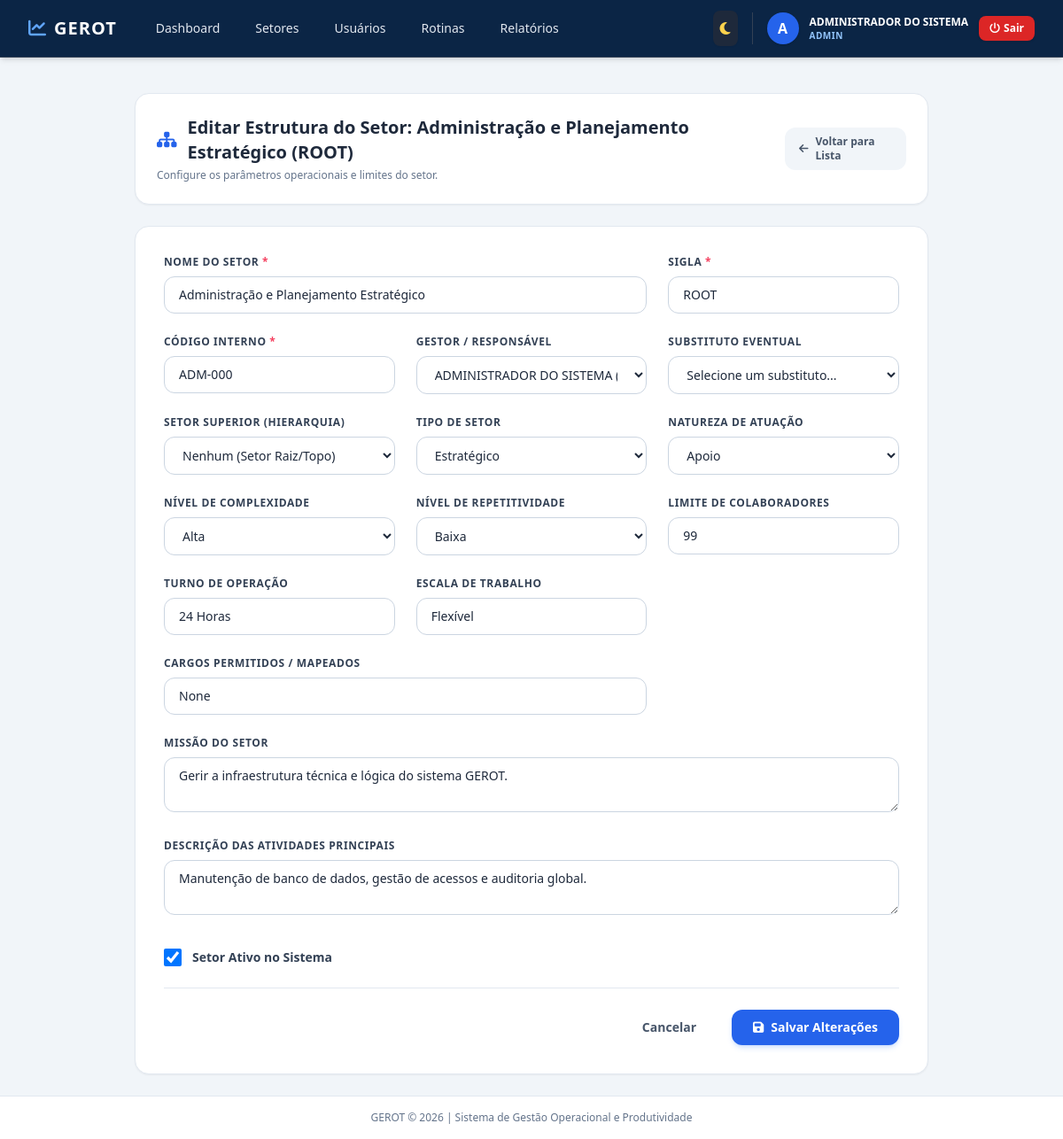
/admin/setor/editar/1 (signed in), run on an earlier commit of the app's database.
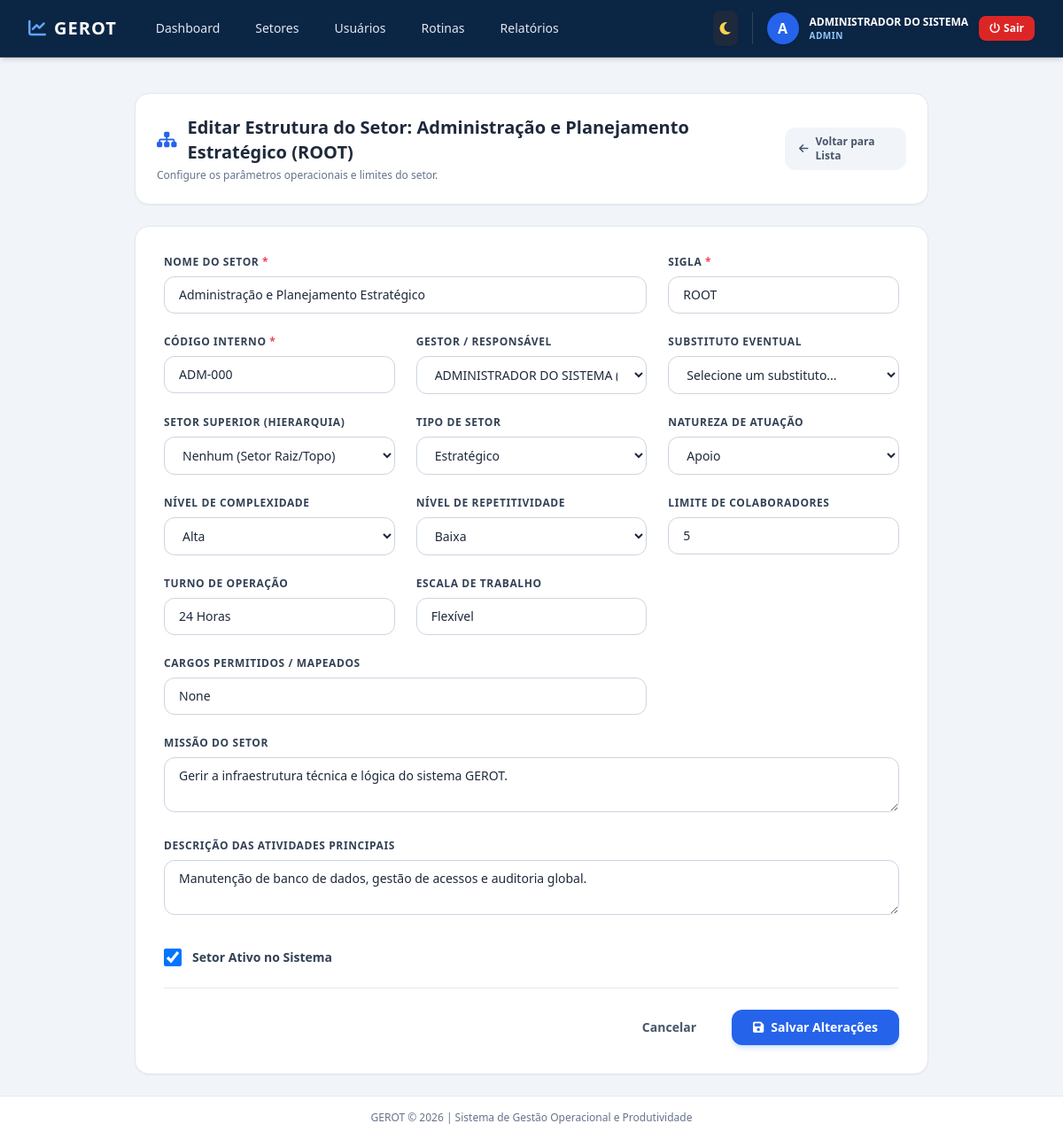
And on a later commit of the database.
### app/models/setor.py (models this page shows, shortened)
class Setor(db.Model):
    __tablename__ = 'setores'
    id = db.Column(db.Integer, primary_key=True)
    nome = db.Column(db.String(100), unique=True, nullable=False, index=True)
    sigla = db.Column(db.String(20), unique=True, nullable=False)
    codigo_interno = db.Column(db.String(50), unique=True, nullable=False)
    data_criacao_sistema = db.Column(db.DateTime, default=datetime.utcnow)
    ativo = db.Column(db.Boolean, default=True)
    hierarquia_pai_id = db.Column(db.Integer, db.ForeignKey('setores.id'), nullable=True)
    responsavel_id = db.Column(db.Integer, db.ForeignKey('usuarios.id', use_alter=True, name='fk_setor_responsavel'), nullable=True)
    substituto_id = db.Column(db.Integer, db.ForeignKey('usuarios.id', use_alter=True, name='fk_setor_substituto'), nullable=True)
    tipo_setor = db.Column(db.String(30))
    natureza_atuacao = db.Column(db.String(30))
    missao_setor = db.Column(db.Text, nullable=True)
    descricao_atividades = db.Column(db.Text, nullable=True)
    nivel_complexidade = db.Column(db.String(20), default='Média')
    nivel_repetitividade = db.Column(db.String(20), default='Média')
    limite_max_colaboradores = db.Column(db.Integer, default=0)
    cargos_permitidos = db.Column(db.Text)
    turno_operacao = db.Column(db.String(50))
    escala_trabalho = db.Column(db.String(50))
    sub_setores = db.relationship(
        'Setor',
        backref=db.backref('pai', remote_side=[id]),
        lazy='dynamic'
    )
    usuarios = db.relationship(
        'Usuario',
        backref='setor_pertencente',
        lazy='dynamic',
        foreign_keys='Usuario.setor_id',
        cascade='all, delete-orphan'
    )
    atividades = db.relationship('AtividadePadrao', backref='setor_dono', lazy='dynamic', cascade='all, delete-orphan')
    lancamentos = db.relationship('Lancamento', backref='setor_snapshot', lazy='dynamic', cascade='all, delete-orphan')

### app/models/usuario.py (models this page shows, shortened)
class Usuario(UserMixin, db.Model):
    __tablename__ = 'usuarios'
    id = db.Column(db.Integer, primary_key=True)
    username = db.Column(db.String(64), unique=True, nullable=False, index=True)
    email = db.Column(db.String(120), unique=True, nullable=False, index=True)
    password_hash = db.Column(db.String(256))
    role = db.Column(db.String(20), default='operador', nullable=False)
    ativo = db.Column(db.Boolean, default=False)
    nome_completo = db.Column(db.String(150), nullable=False)
    cpf = db.Column(db.String(14), unique=True, nullable=False)
    rg_numero = db.Column(db.String(20))
    rg_orgao_emissor = db.Column(db.String(20))
    rg_uf = db.Column(db.String(2))
    data_nascimento = db.Column(db.Date)
    sexo = db.Column(db.String(20))
    estado_civil = db.Column(db.String(20))
    telefone_principal = db.Column(db.String(20))
    logradouro = db.Column(db.String(150))
    numero_endereco = db.Column(db.String(20))
    bairro = db.Column(db.String(100))
    cidade = db.Column(db.String(100))
    uf_endereco = db.Column(db.String(2))
    cep = db.Column(db.String(10))
    matricula = db.Column(db.String(50), unique=True, nullable=True)
    cargo = db.Column(db.String(100))
    funcao = db.Column(db.String(100))
    setor_id = db.Column(db.Integer, db.ForeignKey('setores.id'), nullable=False)
    setores_secundarios = db.relationship(
        'Setor',
        secondary=usuario_setores_secundarios,
        backref=db.backref('coordenadores_secundarios', lazy='dynamic')
    )
    tipo_vinculo = db.Column(db.String(50))
    data_admissao = db.Column(db.Date)
    data_cadastro = db.Column(db.DateTime, default=datetime.utcnow)
    ultimo_login = db.Column(db.DateTime)
    status_cadastro = db.Column(db.String(20), default='incompleto')
    cadastrado_por_id = db.Column(db.Integer, db.ForeignKey('usuarios.id'), nullable=True)
    cadastrador = db.relationship('Usuario', remote_side=[id], backref='usuarios_cadastrados')
    lancamentos = db.relationship('Lancamento', backref='autor', lazy='dynamic', foreign_keys='Lancamento.usuario_id')
    correcoes_aprovadas = db.relationship('Lancamento', backref='aprovador', lazy='dynamic', foreign_keys='Lancamento.correcao_aprovada_por')
    @property
    def is_admin(self):
        return self.role == 'admin'

### app/views/admin.py (the view, shortened to what this page needs)
@admin_bp.route('/setor/editar/<int:id>', methods=['GET', 'POST'])
def editar_setor(id):
    setor = Setor.query.get_or_404(id)
    setores_pai = Setor.query.filter(Setor.id != id).order_by(Setor.nome).all()
    possiveis_gestores = Usuario.query.filter(Usuario.role.in_(['admin', 'coordenador', 'gestor'])).all()
    return render_template('admin/form_setor.html', setor=setor, setores_pai=setores_pai, usuarios=possiveis_gestores)

### app/__init__.py (called while the page is built)
@login_manager.user_loader
def load_user(user_id):
    from app.models.usuario import Usuario
    return Usuario.query.get(int(user_id))

### app/views/admin.py (called while the page is built)
def admin_required(f):
    from functools import wraps
    @wraps(f)
    def decorated_function(*args, **kwargs):
        if not current_user.is_authenticated or not (current_user.is_admin or current_user.is_gestor):
            flash('Acesso negado. Área exclusiva para a Administração e Gestão Geral.', 'danger')
            return redirect(url_for('auth.login'))
        return f(*args, **kwargs)
    return decorated_function

@admin_bp.before_request
@login_required
@admin_required
def before_request():
    pass

### app/templates/admin/form_setor.html (shortened to what the changed rows need)
{% extends "base.html" %}
{% block content %}
<div class="max-w-4xl mx-auto space-y-6">
    <div class="flex items-center justify-between bg-white p-6 rounded-2xl shadow-sm border border-slate-200">
        <div>
            <h1 class="text-xl font-bold text-slate-800 flex items-center gap-3">
                <i class="fa-solid fa-sitemap text-blue-600"></i>
                {% if setor %}
                    Editar Estrutura do Setor: {{ setor.nome }} ({{ setor.sigla }})
                {% else %}
                    Cadastrar Novo Setor Organizacional
                {% endif %}
            </h1>
            <p class="text-xs text-slate-500 mt-1">Configure os parâmetros operacionais e limites do setor.</p>
        </div>
    </div>
    <div class="bg-white p-8 rounded-2xl shadow-sm border border-slate-200">
        {% if setor %}
            <form action="{{ url_for('admin.editar_setor', id=setor.id) }}" method="POST" class="space-y-6">
        {% else %}
            <form action="{{ url_for('admin.novo_setor') }}" method="POST" class="space-y-6">
        {% endif %}
            <div class="grid grid-cols-1 md:grid-cols-3 gap-6">
                <div class="md:col-span-2">
                    <label for="nome" class="block text-xs font-bold text-slate-700 uppercase tracking-wider mb-2">
                        Nome do Setor <span class="text-rose-500">*</span>
                    </label>
                    <input type="text" id="nome" name="nome" value="{{ setor.nome if setor else '' }}" required placeholder="Ex: Logística e Distribuição" class="w-full px-4 py-2.5 rounded-xl border border-slate-300 focus:ring-2 focus:ring-blue-500 focus:border-blue-500 text-sm outline-none transition">
                </div>
                <div>
                    <label for="sigla" class="block text-xs font-bold text-slate-700 uppercase tracking-wider mb-2">
                        Sigla <span class="text-rose-500">*</span>
                    </label>
                    <input type="text" id="sigla" name="sigla" value="{{ setor.sigla if setor else '' }}" required placeholder="Ex: LOG" class="w-full px-4 py-2.5 rounded-xl border border-slate-300 focus:ring-2 focus:ring-blue-500 focus:border-blue-500 text-sm uppercase outline-none transition">
                </div>
                <div>
                    <label for="codigo_interno" class="block text-xs font-bold text-slate-700 uppercase tracking-wider mb-2">
                        Código Interno <span class="text-rose-500">*</span>
                    </label>
                    <input type="text" id="codigo_interno" name="codigo_interno" value="{{ setor.codigo_interno if setor else '' }}" required placeholder="Ex: SET-LOG" class="w-full px-4 py-2.5 rounded-xl border border-slate-300 focus:ring-2 focus:ring-blue-500 focus:border-blue-500 text-sm uppercase outline-none transition">
                </div>
                <div>
                    <label for="responsavel_id" class="block text-xs font-bold text-slate-700 uppercase tracking-wider mb-2">
                        Gestor / Responsável
                    </label>
                    <select id="responsavel_id" name="responsavel_id" class="w-full px-4 py-2.5 rounded-xl border border-slate-300 focus:ring-2 focus:ring-blue-500 focus:border-blue-500 text-sm outline-none transition bg-white">
                        {% for usr in usuarios %}
                            <option value="{{ usr.id }}" {% if setor and setor.responsavel_id == usr.id %}selected{% endif %}>
                                {{ usr.nome_completo }} ({{ usr.cargo or usr.role }})
                            </option>
                        {% endfor %}
                    </select>
                </div>
                <div>
                    <label for="tipo_setor" class="block text-xs font-bold text-slate-700 uppercase tracking-wider mb-2">
                        Tipo de Setor
                    </label>
                    <select id="tipo_setor" name="tipo_setor" class="w-full px-4 py-2.5 rounded-xl border border-slate-300 focus:ring-2 focus:ring-blue-500 focus:border-blue-500 text-sm outline-none transition bg-white">
                        <option value="Estratégico" {% if setor and setor.tipo_setor == 'Estratégico' %}selected{% endif %}>Estratégico</option>
                    </select>
                </div>
                <div>
                    <label for="natureza_atuacao" class="block text-xs font-bold text-slate-700 uppercase tracking-wider mb-2">
                        Natureza de Atuação
                    </label>
                    <select id="natureza_atuacao" name="natureza_atuacao" class="w-full px-4 py-2.5 rounded-xl border border-slate-300 focus:ring-2 focus:ring-blue-500 focus:border-blue-500 text-sm outline-none transition bg-white">
                        <option value="Apoio" {% if setor and setor.natureza_atuacao == 'Apoio' %}selected{% endif %}>Apoio</option>
                    </select>
                </div>
                <div>
                    <label for="nivel_complexidade" class="block text-xs font-bold text-slate-700 uppercase tracking-wider mb-2">
                        Nível de Complexidade
                    </label>
                    <select id="nivel_complexidade" name="nivel_complexidade" class="w-full px-4 py-2.5 rounded-xl border border-slate-300 focus:ring-2 focus:ring-blue-500 focus:border-blue-500 text-sm outline-none transition bg-white">
                        <option value="Alta" {% if setor and setor.nivel_complexidade == 'Alta' %}selected{% endif %}>Alta</option>
                    </select>
                </div>
                <div>
                    <label for="nivel_repetitividade" class="block text-xs font-bold text-slate-700 uppercase tracking-wider mb-2">
                        Nível de Repetitividade
                    </label>
                    <select id="nivel_repetitividade" name="nivel_repetitividade" class="w-full px-4 py-2.5 rounded-xl border border-slate-300 focus:ring-2 focus:ring-blue-500 focus:border-blue-500 text-sm outline-none transition bg-white">
                        <option value="Baixa" {% if setor and setor.nivel_repetitividade == 'Baixa' %}selected{% endif %}>Baixa</option>
                    </select>
                </div>
                <div>
                    <label for="limite_max_colaboradores" class="block text-xs font-bold text-slate-700 uppercase tracking-wider mb-2">
                        Limite de Colaboradores
                    </label>
                    <input type="number" id="limite_max_colaboradores" name="limite_max_colaboradores" value="{{ setor.limite_max_colaboradores if setor else 0 }}" min="0" class="w-full px-4 py-2.5 rounded-xl border border-slate-300 focus:ring-2 focus:ring-blue-500 focus:border-blue-500 text-sm outline-none transition">
                </div>
                <div>
                    <label for="turno_operacao" class="block text-xs font-bold text-slate-700 uppercase tracking-wider mb-2">
                        Turno de Operação
                    </label>
                    <input type="text" id="turno_operacao" name="turno_operacao" value="{{ setor.turno_operacao if setor else 'Comercial' }}" class="w-full px-4 py-2.5 rounded-xl border border-slate-300 focus:ring-2 focus:ring-blue-500 focus:border-blue-500 text-sm outline-none transition">
                </div>
                <div>
                    <label for="escala_trabalho" class="block text-xs font-bold text-slate-700 uppercase tracking-wider mb-2">
                        Escala de Trabalho
                    </label>
                    <input type="text" id="escala_trabalho" name="escala_trabalho" value="{{ setor.escala_trabalho if setor else '5x2' }}" class="w-full px-4 py-2.5 rounded-xl border border-slate-300 focus:ring-2 focus:ring-blue-500 focus:border-blue-500 text-sm outline-none transition">
                </div>
                <div class="md:col-span-2">
                    <label for="cargos_permitidos" class="block text-xs font-bold text-slate-700 uppercase tracking-wider mb-2">
                        Cargos Permitidos / Mapeados
                    </label>
                    <input type="text" id="cargos_permitidos" name="cargos_permitidos" value="{{ setor.cargos_permitidos if setor else '' }}" placeholder="Ex: Analista, Assistente, Auxiliar" class="w-full px-4 py-2.5 rounded-xl border border-slate-300 focus:ring-2 focus:ring-blue-500 focus:border-blue-500 text-sm outline-none transition">
                </div>
                <div class="md:col-span-3">
                    <label for="missao_setor" class="block text-xs font-bold text-slate-700 uppercase tracking-wider mb-2">
                        Missão do Setor
                    </label>
                    <textarea id="missao_setor" name="missao_setor" rows="2" class="w-full px-4 py-2.5 rounded-xl border border-slate-300 focus:ring-2 focus:ring-blue-500 focus:border-blue-500 text-sm outline-none transition">{{ setor.missao_setor if setor else '' }}</textarea>
                </div>
                <div class="md:col-span-3">
                    <label for="descricao_atividades" class="block text-xs font-bold text-slate-700 uppercase tracking-wider mb-2">
                        Descrição das Atividades Principais
                    </label>
                    <textarea id="descricao_atividades" name="descricao_atividades" rows="2" class="w-full px-4 py-2.5 rounded-xl border border-slate-300 focus:ring-2 focus:ring-blue-500 focus:border-blue-500 text-sm outline-none transition">{{ setor.descricao_atividades if setor else '' }}</textarea>
                </div>
                {% if setor %}
                    <div class="md:col-span-3 flex items-center gap-3 pt-2">
                        <input type="checkbox" id="ativo" name="ativo" value="1" {% if setor.ativo %}checked{% endif %} class="w-5 h-5 text-blue-600 rounded border-slate-300 focus:ring-blue-500">
                        <label for="ativo" class="text-sm font-semibold text-slate-700">Setor Ativo no Sistema</label>
                    </div>
                {% endif %}
            </div>
        </form>
    </div>
</div>
{% endblock %}

What changed in the data, as far as the page shows it:
changed Setor "Administração e Planejamento Estratégico": limite_max_colaboradores "99" → "5"
